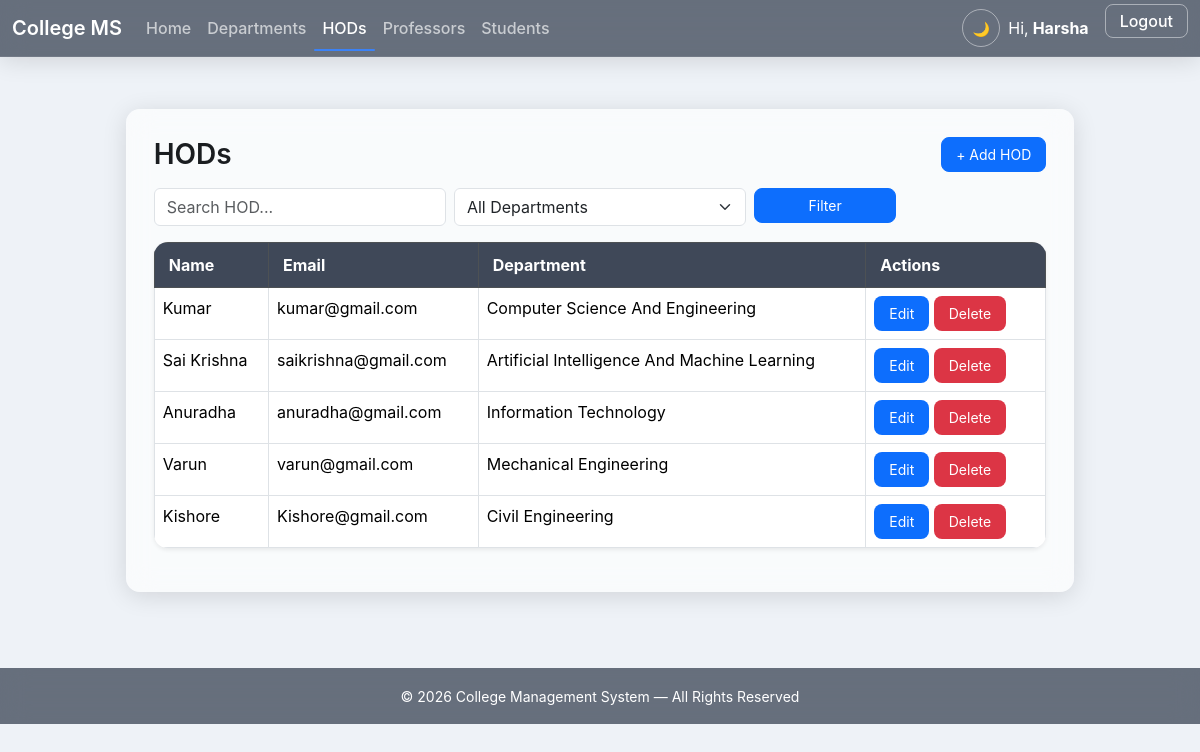
Screenshot of /hods/ (signed in) with the database file from the repository.
### app1/models.py (models this page shows, shortened)
class HOD(models.Model):
    department = models.OneToOneField(Department,on_delete=models.CASCADE,related_name='hod')
    name = models.CharField(max_length=100)
    email = models.EmailField(unique=True)

class Department(models.Model):
    name = models.CharField(max_length=100, unique=True)
    code = models.CharField(max_length=10, unique=True)

### app1/views.py (the view)
# urls.py: path('hods/', views.hod_list, name='hod_list'),
@login_required
def hod_list(request):
    qs = HOD.objects.all().order_by('id')
    paginator = Paginator(qs, 10)
    page = request.GET.get('page')
    data = paginator.get_page(page)
    return render(request, 'frontend_app1/hod_list.html', {'data': data})

### templates/frontend_app1/hod_list.html (shortened to what this page needs)
{% extends 'base.html' %}
{% block content %}
<div class="table-page page-fade">
    <div class="d-flex justify-content-between align-items-center mb-3">
        <h3 class="fw-semibold m-0">HODs</h3>
        <a href="{% url 'add_hod' %}" class="btn btn-primary btn-sm">
            + Add HOD
        </a>
    </div>
    <form method="get" class="row g-2 mb-3">
        <div class="col-md-4">
            <input type="text" name="search" value="{{ request.GET.search }}"
                   class="form-control" placeholder="Search HOD...">
        </div>
        <div class="col-md-4">
            <select name="department" class="form-select">
                <option value="">All Departments</option>
            </select>
        </div>
        <div class="col-md-2">
            <button class="btn btn-primary w-100">Filter</button>
        </div>
    </form>
    <table class="table table-bordered table-hover bg-white shadow-sm">
        <thead class="table-dark">
            <tr>
                <th>Name</th>
                <th>Email</th>
                <th>Department</th>
                <th style="width:180px;">Actions</th>
            </tr>
        </thead>
        <tbody>
        {% for x in data %}
            <tr>
                <td>{{ x.name }}</td>
                <td>{{ x.email }}</td>
                <td>{{ x.department.name }}</td>
                <td>
                    <a href="{% url 'confirm_edit_hod' x.id %}" class="btn btn-edit btn-sm">Edit</a>
                    <a href="{% url 'delete_hod' x.id %}" class="btn btn-delete btn-sm">Delete</a>
                </td>
            </tr>
        {% empty %}
            <tr><td colspan="4" class="text-center text-muted">No HODs found.</td></tr>
        {% endfor %}
        </tbody>
    </table>
</div>
{% endblock %}

### templates/base.html (shortened to what this page needs)
{% load static %}
<!DOCTYPE html>
<html lang="en" data-bs-theme="light">
<head>
    <link href="https://cdn.jsdelivr.net/npm/bootstrap@5.3.2/dist/css/bootstrap.min.css" rel="stylesheet">
    <link rel="stylesheet" href="{% static 'css/style.css' %}">
</head>
<body>
<nav class="navbar navbar-expand-lg navbar-dark">
    <div class="container-fluid">
        <a class="navbar-brand fw-semibold" href="{% url 'home' %}">
            College MS
        </a>
        <div class="collapse navbar-collapse" id="mainNavbar">
            <ul class="navbar-nav me-auto mb-2 mb-lg-0">
                <li class="nav-item">
                    <a class="nav-link {% if request.resolver_match.url_name == 'home' %}active{% endif %}"
                    href="{% url 'home' %}">
                    Home
                    </a>
                </li>
                <li class="nav-item">
                    <a class="nav-link {% if request.resolver_match.url_name == 'department_list' %}active{% endif %}"
                    href="{% url 'department_list' %}">
                    Departments
                    </a>
                </li>
                <li class="nav-item">
                    <a class="nav-link {% if request.resolver_match.url_name == 'hod_list' %}active{% endif %}"
                    href="{% url 'hod_list' %}">
                    HODs
                    </a>
                </li>
                <li class="nav-item">
                    <a class="nav-link {% if request.resolver_match.url_name == 'professor_list' %}active{% endif %}"
                    href="{% url 'professor_list' %}">
                    Professors
                    </a>
                </li>
                <li class="nav-item">
                    <a class="nav-link {% if request.resolver_match.url_name == 'student_list' %}active{% endif %}"
                    href="{% url 'student_list' %}">
                    Students
                    </a>
                </li>
            </ul>
            <ul class="navbar-nav ms-auto">
                <li class="nav-item me-2">
                    <button id="themeToggle" class="theme-toggle-btn">
                        <span id="themeIcon">🌙</span>
                    </button>
                </li>
                {% if user.is_authenticated %}
                    <li class="nav-item d-flex align-items-center text-white me-3">
                        Hi, <b class="ms-1">{{ user.username }}</b>
                    </li>
                    <li class="nav-item">
                        <a class="btn-nav btn-nav-outline" href="{% url 'logout' %}">Logout</a>
                    </li>
                {% endif %}
            </ul>
        </div>
    </div>
</nav>
<div class="container py-4">
    {% block content %}{% endblock %}
</div>
<footer class="footer mt-4">
    <small>&copy; {% now "Y" %} College Management System — All Rights Reserved</small>
</footer>
</body>
</html>

### static/css/style.css (style rules this page uses)
:root { --bg: #eef2f7; --bg-glass: rgba(255,255,255,0.55); --text: #1a1d20; --text-muted: #6c757d; --card: rgba(255,255,255,0.65); --navbar: rgba(30,41,59,0.65); --table-header: rgba(30,41,59,0.85); --table-row-even: rgba(0,0,0,0.03); --table-row-hover: rgba(59,130,246,0.08); --btn-edit: #0d6efd; --btn-edit-hover: #0b5ed7; --btn-delete: #dc3545; --btn-delete-hover: #bb2d3b; --blur: 14px; --radius: 14px; --shadow: 0 4px 24px rgba(0,0,0,0.12); }
:root, .dark { transition: background .35s ease, color .35s ease; }
html, body { margin: 0; padding: 0; background: var(--bg); color: var(--text); font-family: "Inter", "Poppins", sans-serif; min-height: 100vh; display: flex; flex-direction: column; }
.navbar { background: var(--navbar) !important; backdrop-filter: blur(var(--blur)); box-shadow: var(--shadow); border-bottom: 1px solid rgba(255,255,255,0.08); transition: .35s ease; }
.navbar-brand { color: white !important; font-weight: 600; }
.nav-link { font-weight: 500; color: rgba(255,255,255,0.65) !important; position: relative; transition: .25s ease; }
.nav-link:hover, .nav-link.active { color: white !important; }
.nav-link::after { content:''; position:absolute; left:0; bottom:-3px; height:2px; width:0%; background:#3b82f6; border-radius:3px; transition:.25s ease; }
.nav-link:hover::after, .nav-link.active::after { width:100%; }
.content-box, .table-page, .form-page { width:85%; max-width:1100px; margin:28px auto; padding:28px; background:var(--card); backdrop-filter: blur(var(--blur)); border-radius: var(--radius); box-shadow: var(--shadow); animation: fadeUp .45s ease forwards; opacity:0; }
.table { border-radius: var(--radius); overflow:hidden; backdrop-filter: blur(var(--blur)); }
.table thead th { background: var(--table-header); color:white !important; padding:10px 14px; }
.table tbody tr { transition:.25s ease; }
.table tbody tr:nth-child(even) { background: var(--table-row-even); }
button, .btn { border-radius: 8px; font-size:14px; padding:6px 14px; cursor:pointer; transition:.22s ease; }
.btn-edit { background: var(--btn-edit) !important; color:white !important; }
.btn-delete { background: var(--btn-delete) !important; color:white !important; }
input, select { width:100%; padding:10px; border-radius:8px; border:1px solid rgba(180,180,180,0.4); background:var(--card); backdrop-filter: blur(var(--blur)); color:var(--text); transition:.25s; }
.btn-nav { padding:6px 14px; border-radius:8px; font-weight:500; text-decoration:none; transition:.22s ease; }
.btn-nav-outline { background:transparent; border:1.5px solid rgba(255,255,255,0.45); color:white !important; }
.theme-toggle-btn { width:38px; height:38px; border-radius:50%; border:1.5px solid rgba(255,255,255,0.45); background:transparent; color:white; display:flex; justify-content:center; align-items:center; cursor:pointer; transition:.3s ease; }
.footer { margin-top:auto; padding:16px; text-align:center; background:var(--navbar); color:white; backdrop-filter:blur(var(--blur)); }

### rows the page displays
HOD: name "Kumar", email "kumar@gmail.com", department.name "Computer Science And Engineering"
HOD: name "Sai Krishna", email "saikrishna@gmail.com", department.name "Artificial Intelligence And Machine Learning"
HOD: name "Anuradha", email "anuradha@gmail.com", department.name "Information Technology"
HOD: name "Varun", email "varun@gmail.com", department.name "Mechanical Engineering"
HOD: name "Kishore", email "Kishore@gmail.com", department.name "Civil Engineering"

### other values shown
{{ user.username }} "Harsha"
